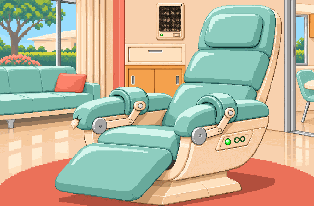
#> input picture review/chapter-01-batch02-2026-11-15/candidates/chair-candidate-v01.png, 314 x 206 px
$ python build_review.py
#> lines starting #> are read from the running program, lines starting #| are printed output that depends on the picture
"""Export imagegen cuff/seam edits only; preserve every other original scene pixel."""
from pathlib import Path
from collections import Counter
from PIL import Image, ImageDraw, ImageChops
import hashlib
import json

HERE = Path(__file__).resolve().parent
PARENT = HERE.parent
OUT = HERE/'candidates'
PREV = HERE/'previews'
OUT.mkdir(exist_ok=True)
PREV.mkdir(exist_ok=True)
before_path = PARENT/'candidates/chair-candidate-v01.png'
source_path = HERE/'generation-source/chair-v02.png'
before = Image.open(before_path).convert('RGB')
#> before is the input picture: PIL image 314x206 RGB; mean R, G, B 187.3, 179.4, 154.4
source = Image.open(source_path).convert('RGB')
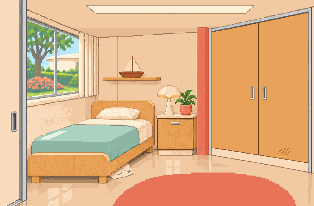
#> input picture review/chapter-01-batch02-2026-11-15/candidates/bedroom-candidate-v01.png, 314 x 206 px, given in place of chair-v02.png, which was not available
#> source is the input picture: PIL image 314x206 RGB; mean R, G, B 222.2, 177, 135.4
w, h = source.size
#> w = 314; h = 206
ratio = 314/206
box = ((w-h*ratio)/2, 0, (w+h*ratio)/2, h) if w/h > ratio else (0, (h-w/ratio)/2, w, (h+w/ratio)/2)
#> box = (0, 0, 314, 206)
normalized = source.resize((314, 206), Image.Resampling.NEAREST, box=box)
regions = [(106, 86, 147, 126), (188, 91, 239, 136), (69, 115, 81, 129)]
palette = sorted(set(before.getdata()))
#> palette = 247 items, first 6: (0, 12, 11), (1, 110, 1), (2, 81, 4), (3, 132, 9), (3, 191, 3), (6, 27, 22)
after = before.copy()
for region in regions:
    patch = normalized.crop(region)
    mapping = {c: min(palette, key=lambda p: sum((a-b)**2 for a, b in zip(c, p))) for c in set(patch.getdata())}
    fitted = Image.new('RGB', patch.size)
    fitted.putdata([mapping[c] for c in patch.getdata()])
    after.paste(fitted, region[:2])
#> this loop made 3 passes
#> pass 1, `patch = normalized.crop(region)`:
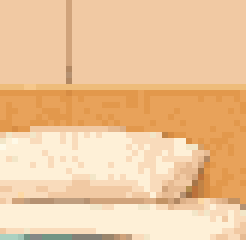
#> patch: PIL image 41x40 RGB (shown 6 times larger); mean R, G, B 238.6, 198.3, 155.3
#> pass 2, `patch = normalized.crop(region)`:
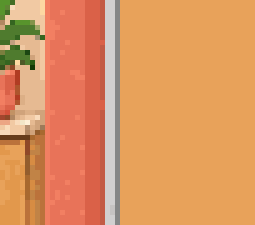
#> patch: PIL image 51x45 RGB (shown 5 times larger); mean R, G, B 221.6, 148.8, 95.1
#> after the loop:
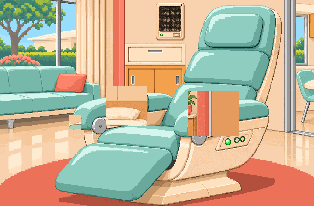
#> after: PIL image 314x206 RGB; mean R, G, B 191.8, 178.6, 152
output = OUT/'chair-candidate-v02.png'
after.save(output)
after.resize((1256, 824), Image.Resampling.NEAREST).save(PREV/'chair-v02-4x.png')
restored = after.copy()
for region in regions:
    restored.paste(before.crop(region), region[:2])
assert ImageChops.difference(restored, before).getbbox() is None


def sha(path):
    return hashlib.sha256(path.read_bytes()).hexdigest()


def compare(a, b, filename, scale):
#> called with filename = 'chair-before-after-native.png', scale = 1
    a = a.resize((314*scale, 206*scale), Image.Resampling.NEAREST)
    b = b.resize((314*scale, 206*scale), Image.Resampling.NEAREST)
    sheet = Image.new('RGB', (a.width+b.width+24, a.height+50), '#f5f1e4')
    draw = ImageDraw.Draw(sheet)
    draw.text((4, 4), 'Rest Assured / native' if scale == 1 else 'Rest Assured / exact4x NEAREST', fill='#393832')
    draw.text((4, 22), 'Before v01', fill='#393832')
    draw.text((a.width+28, 22), 'After v02 / generated', fill='#393832')
    sheet.paste(a, (0, 40))
    sheet.paste(b, (a.width+24, 40))
    sheet.save(PREV/filename)


compare(before, after, 'chair-before-after-native.png', 1)
compare(before, after, 'chair-before-after-4x.png', 4)
#> call 2 of compare, with filename = 'chair-before-after-4x.png', scale = 4
#> in compare (call 2), `sheet = Image.new('RGB', (a.width+b.width+24, a.height+50), '#f5f1e4')`:
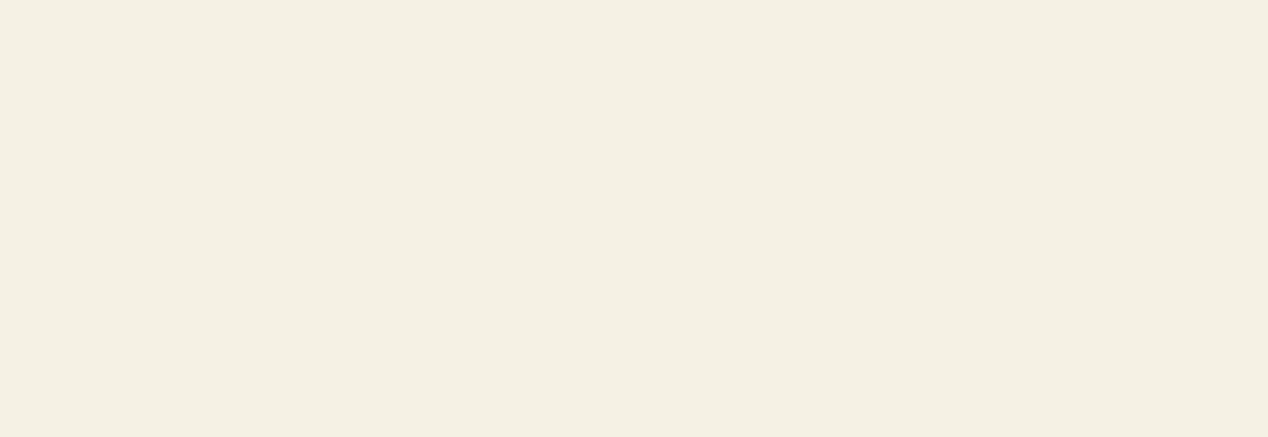
#> sheet: PIL image 2536x874 RGB (shown at 1/2 size); mean R, G, B 245, 241, 228
#> in compare (call 2), `sheet.paste(a, (0, 40))`:
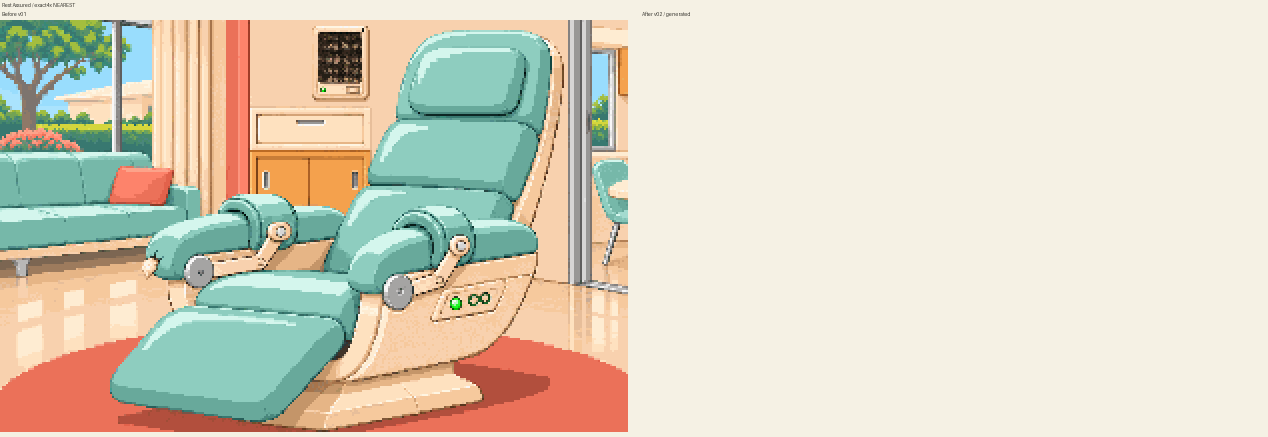
#> sheet: PIL image 2536x874 RGB (shown at 1/2 size); mean R, G, B 218, 212.2, 193.6
#> in compare (call 2), `sheet.paste(b, (a.width+24, 40))`:
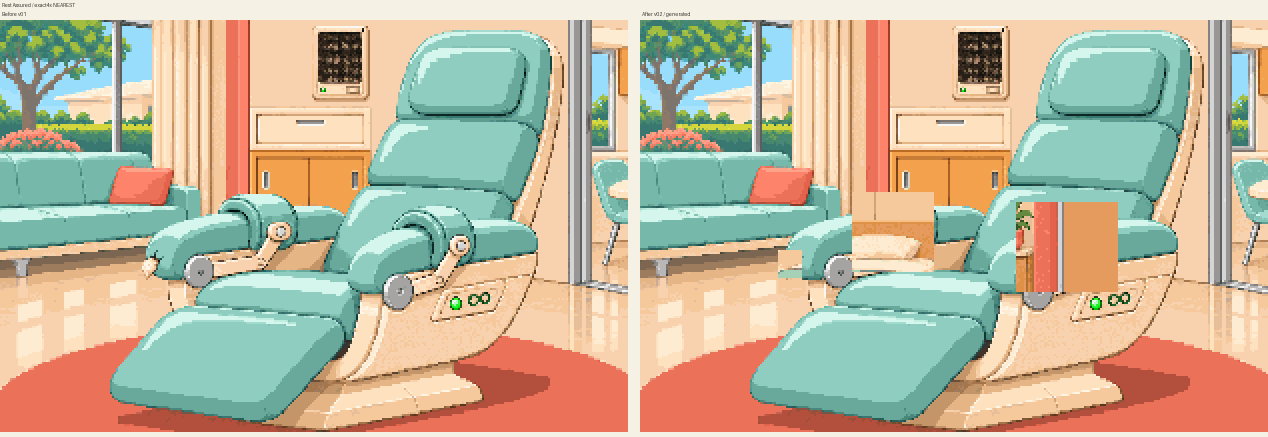
#> sheet: PIL image 2536x874 RGB (shown at 1/2 size); mean R, G, B 193.2, 183, 158.1
colors = Counter(after.getdata())
#> colors = 246 items
manifest = {'title': 'Rest Assured localized cuff/seam revision v02', 'baselineCommit': '7d76a2616cf66d89aa59f8ac5acfa26b94d37675',
            'branch': 'agent/ch01-art-batch02-20261115', 'scene': 'house_of_tomorrow/chair', 'status': 'generated',
            'ownerApproved': False, 'assetPath': None, 'candidatePath': 'candidates/chair-candidate-v02.png',
            'dimensions': [314, 206], 'mode': 'RGB', 'sha256': sha(output),
            'beforePath': '../candidates/chair-candidate-v01.png', 'beforeSha256': sha(before_path),
            'sourcePath': 'generation-source/chair-v02.png', 'sourceSha256': sha(source_path), 'sourceDimensions': list(source.size),
            'promptPath': 'prompt.json', 'method': 'built-in image_gen.imagegen; localized export onto original native scene',
            'normalization': {'sourceBox': list(box), 'geometry': 'NEAREST to314x206, copy only documented generated edit regions',
                              'regions': [list(r) for r in regions], 'colorCleanup': 'non-spatial nearest match to existing original scene colors within regions; no scene-wide recoloring'},
            'changedPixelsOutsideRegions': 0, 'changedPixels': sum(a != b for a, b in zip(before.getdata(), after.getdata())),
            'visibleColorCount': len(colors), 'dominantPalette': [{'hex': '#%02x%02x%02x' % c, 'pixels': n} for c, n in colors.most_common(16)],
            'storyDirectorReview': {'lounge': 'composition accepted', 'bedroom': 'accepted', 'passage': 'accepted', 'chair-v02': 'replacement generated; owner approval pending'},
            'reclineDecision': 'Retain reviewed angle; closure silhouette, padded lining and latch seams strengthen the state distinction locally.',
            'productionIntegration': False, 'greeneryProposalApplied': False}
(HERE/'manifest.json').write_text(json.dumps(manifest, indent=2)+'\n')
page = '''<!doctype html><html lang="en"><meta charset="utf-8"><meta name="viewport" content="width=device-width,initial-scale=1"><title>Rest Assured v02 — owner review</title><style>*{box-sizing:border-box}body{margin:0;background:#f5f1e4;color:#393832;font:16px/1.5 system-ui,sans-serif}main{max-width:1400px;margin:auto;padding:28px}section,.banner{background:#fffaf0;border:1px solid #d7c6a8;padding:20px;margin:24px 0}.banner{border-left:6px solid #d78b6f}a{color:#27565e}.compare{display:flex;flex-wrap:wrap;gap:24px}.scroll{overflow:auto;padding:12px 0}figure{margin:0}figcaption{font-size:13px}img{display:block;max-width:none;image-rendering:pixelated;image-rendering:crisp-edges}summary{cursor:pointer;font-weight:600}</style><main><h1>Rest Assured · clearer closed padded cuffs</h1><p class="banner"><strong>One generated replacement, pending owner approval.</strong><br>Story Director accepted the lounge composition, bedroom and passage. Those scenes remain unchanged. This localized revision clarifies the locked chair's cuffs and small picked-at seam.</p><p><a href="../index.html">Original Batch2 gallery</a> · <a href="../GREENERY_CLARIFICATION_PROPOSED.md">Proposed greenery clarification</a> · <a href="prompt.json">Exact built-in imagegen prompt</a> · <a href="manifest.json">Dimensions, palette and hashes</a> · <a href="QA.md">Verification</a></p>
<section><h2>Before and after · native314×206</h2><div class="compare"><figure><img src="../candidates/chair-candidate-v01.png" width="314" height="206" alt="Original locked chair"><figcaption>Before v01 · preserved</figcaption></figure><figure><img src="candidates/chair-candidate-v02.png" width="314" height="206" alt="Revised closed padded cuffs and small seam"><figcaption>After v02 · generated candidate</figcaption></figure></div><p>Continuous oval padded rims, empty apertures, visible closed latch seams and a short picked stitch break distinguish the activated state. The reviewed recline angle, upholstery, chair body, infinity indicator and room remain exact outside the three local edit regions.</p><p><a href="candidates/chair-candidate-v02.png" download>Download revised native PNG</a> · <a href="previews/chair-v02-4x.png" download>Download exact4× PNG</a> · <a href="previews/chair-before-after-native.png">Native comparison sheet</a> · <a href="generation-source/chair-v02.png">Preserved generation source</a></p></section>
<section><h2>Before and after · exact4× nearest-neighbor</h2><details><summary>Open1256×824 scene views</summary><p>Before v01</p><div class="scroll"><img src="../previews/chair-4x.png" width="1256" height="824" alt="Before at exact4x"></div><p>After v02</p><div class="scroll"><img src="previews/chair-v02-4x.png" width="1256" height="824" alt="After at exact4x"></div></details><details><summary>Open side-by-side4× comparison</summary><div class="scroll"><img src="previews/chair-before-after-4x.png" width="2536" height="874" alt="Before after side-by-side at exact4x"></div></details><p><a href="previews/chair-before-after-4x.png">Download4× comparison sheet</a></p></section>
<section><h2>Initial and activated chair</h2><div class="compare"><figure><img src="../candidates/lounge-candidate-v01.png" width="314" height="206" alt="Unchanged accepted lounge composition"><figcaption>Initial lounge · unchanged</figcaption></figure><figure><img src="candidates/chair-candidate-v02.png" width="314" height="206" alt="Activated chair v02"><figcaption>Activated · closed padded cuffs</figcaption></figure></div><p>No protagonist anatomy, gore or torture-device styling. Greenery and the approved House intercom are unchanged. The greenery clarification is a proposal only; no story, gameplay, production artwork or catalog changes.</p></section></main></html>'''
(HERE/'index.html').write_text(page)
print(json.dumps({'dimensions': after.size, 'colors': len(colors), 'changedPixels': manifest['changedPixels'], 'outsideChanged': 0}))
#| {"dimensions": [314, 206], "colors": 246, "changedPixels": 4033, "outsideChanged": 0}
